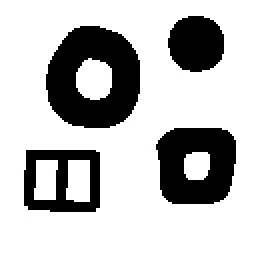
#> input picture Chapter1/holes.jpg, 128 x 128 px (shown 2 times larger)
$ python Ex10.py   (Python 2 division)
#> lines starting #> are read from the running program, lines starting #| are printed output that depends on the picture; after the words box and inside, x2 and y2 are one past the last pixel; in counts of white or black regions, pixels touching at a corner belong together
import numpy as np
import cv2

#Connectivity ingrediants (? rechivei kshiroot)
# returns how many Connectivity elemets with holes are there

Iin1 = cv2.imread('holes.jpg', cv2.IMREAD_GRAYSCALE)
#> Iin1 is the input picture: shape (128, 128); min 0, max 255, mean 190.3
cv2.imshow('holes', Iin1)

def searchNextSibling(lastPredec, i, j, OutputMat, counter):
    sibling = [-1,-1, 0] # next sibling and is hole or not. o- not, 1- hole.
    if i < OutputMat.shape[0] and j + 1 < OutputMat.shape[1]:
        sibling = helpFunc(lastPredec, i , j+1)
    if sibling[1] == -1 and sibling[0] == -1:
        if i + 1 < OutputMat.shape[0] and j  < OutputMat.shape[1]:
            sibling = helpFunc(lastPredec, i + 1, j )
    if sibling[1] == -1 and sibling[0] == -1:
        if i - 1 < OutputMat.shape[0] and j  < OutputMat.shape[1]:
            sibling = helpFunc(lastPredec, i - 1, j )
    if sibling[1] == -1 and sibling[0] == -1:
        if i < OutputMat.shape[0] and j - 1 < OutputMat.shape[1]:
            sibling = helpFunc(lastPredec, i, j - 1)
    return sibling

def helpFunc(lastPredec, i,j):
    sibling =  [-1,-1, 0]
    if (i != lastPredec[0] or j != lastPredec[1])  and Iin1[i, j] == 0:
        if Visited[i, j] == 0:
            sibling = [i , j, 0]
        else:
            if OutputMat[i, j] == counter:
                sibling = [-1, -1, 1]
            else:
                sibling = [-1, -1, 0]
    return sibling

d1,d2 = Iin1.shape
#> d1 = 128; d2 = 128
Visited = np.zeros([d1, d2], np.uint8)


d1,d2 = Iin1.shape
print(d1,d2)
#| 128 128

OutputMat = np.zeros([d1, d2], np.uint8)

hole = 0;
holeCounter = 0;
counter = 1;
lastPredec = [0,0]
stack = []
for i in range(d1):
    for j in range(d2):
        #if we found  black one in the picture
        if Iin1[i,j] == 0  and Visited[i,j] == 0:
            stack.append([i,j])
            # lastPredec = [i, j]
            while (len(stack) > 0):
                stackTop = stack[-1]
                if len(stack) > 1:
                    last = stack[-2]
                else:
                    last = stack[-1]
                sib = searchNextSibling(last, stackTop[0], stackTop[1], OutputMat, counter)
                # lastPredec = [stackTop[0],stackTop[1]]
                if sib[0] > -1 and sib[1] > -1:
                    if sib[2] == 1 and hole == 0:
                        holeCounter += 1
                        hole = 1
                    nextSib = [sib[0], sib[1]];
                    OutputMat[stackTop[0], stackTop[1]] = counter
                    Visited[stackTop[0],stackTop[1]] = 255
                    stack.append(nextSib)
                else:
                    Visited[stackTop[0], stackTop[1]] = 255
                    OutputMat[stackTop[0], stackTop[1]] = counter
                    stack.pop();
            hole = 0;
            counter += 1;
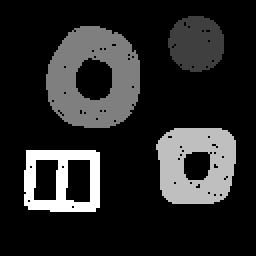
#> OutputMat: shape (128, 128) (shown 2 times larger); min 0, max 4, mean 0.616; drawn with min black and max white
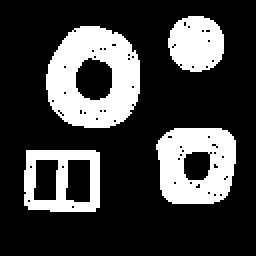
#> Visited: shape (128, 128) (shown 2 times larger); 24.9% white; 4 white regions, box (x1, y1, x2, y2) and area: (23, 13, 70, 64) 1618, (78, 64, 118, 102) 1151, (12, 75, 50, 106) 695, (84, 8, 112, 36) 619

# print Iout2.size
Iout1 = OutputMat.astype(np.uint8)
print Iout1
#> (printed output is left out)
cv2.imshow("connectivity map", Iout1)

print "number of holes:"
print holeCounter
#| 0

print "number of connectivity:"
print counter
#| 5

Iout2 = Visited.astype(np.uint8)
print Iout1
#> (printed output is left out)
cv2.imshow("visited map", Iout2)

cv2.waitKey(0)

print 'destroy all windows'
cv2.destroyAllWindows()
